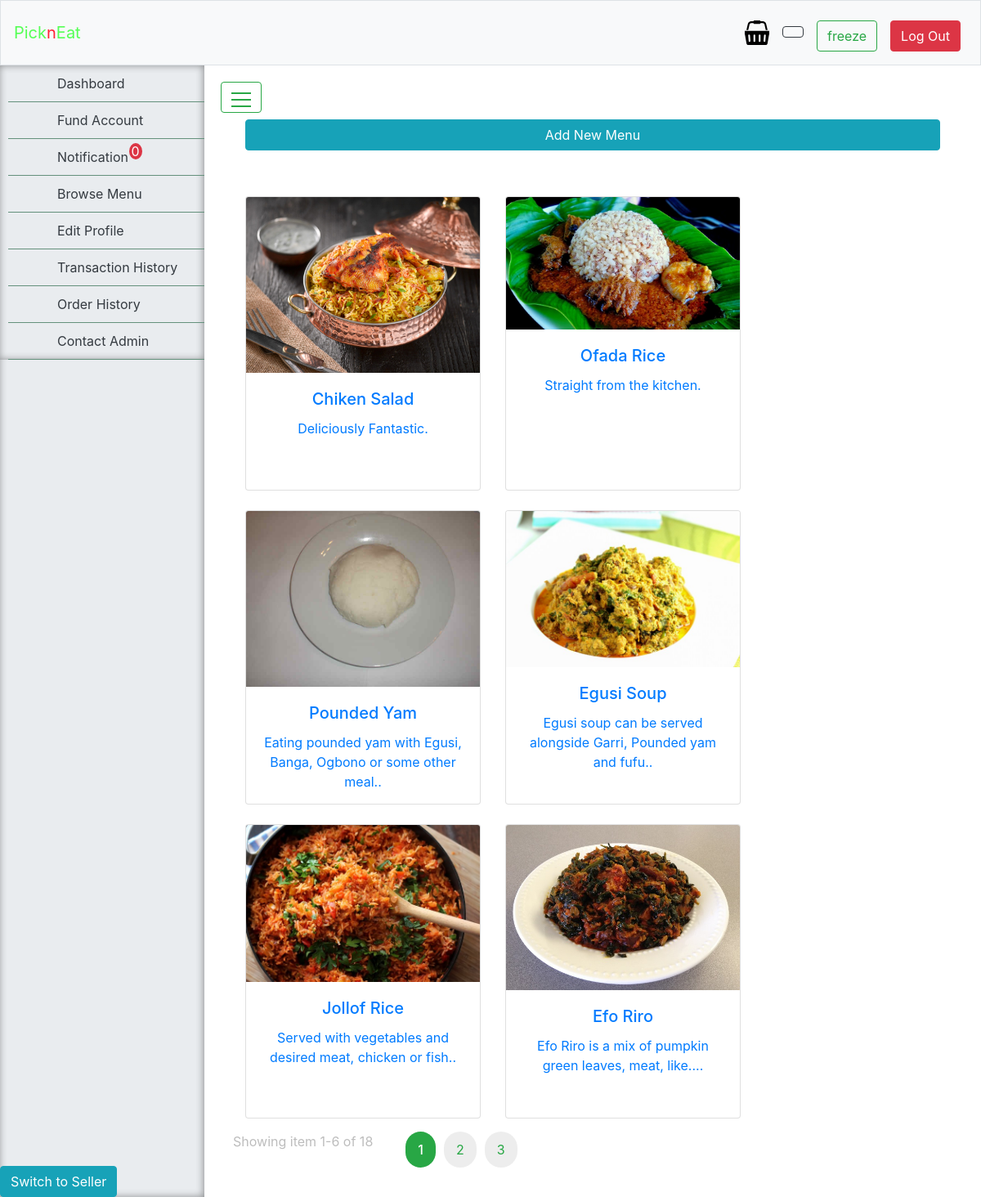
The page /manage_menu (signed in) on the database its author committed.
### tables this page shows
CREATE TABLE "menu" (
	"id"	INTEGER NOT NULL PRIMARY KEY AUTOINCREMENT UNIQUE,
	"image"	TEXT NOT NULL,
	"vendor"	TEXT NOT NULL,
	"status"	TEXT NOT NULL DEFAULT 'available',
	"vendor_status"	TEXT NOT NULL DEFAULT 'active',
	"time_stamp"	TEXT NOT NULL,
	"name"	TEXT NOT NULL,
	"price"	NUMERIC NOT NULL,
	"description"	TEXT
);

### router/router.py (the view)
    @app.route("/manage_menu")
    @login_required
    @vendor_route_guard
    def menu_manage():
        return menu_handler(database)

### application.py (called while the page is built)
@app.after_request
def after_request(response):
    response.headers["Cache-Control"] = "no-cache, no-store, must-revalidate"
    response.headers["Expires"] = 0
    response.headers["Pragma"] = "no-cache"
    return response

### controllers/menu.py (called while the page is built)
def menu_handler(database):
    menus = database.execute("SELECT * FROM menu WHERE vendor=:username", username=session.get("username"))
    return render_template("vendor_menu.html", menus=menus)

### controllers/user.py (called while the page is built)
def login_required(f):
    @wraps(f)
    def decorated_function(*args, **kwargs):
        if not session.get("username"):
            return redirect("/login")
        return f(*args, **kwargs)
    return decorated_function

def vendor_route_guard(f):
    @wraps(f)
    def decorated_function(*args, **kwargs):
        if session["user_type"] != "vendor":
            session.clear()
            flash("Out of bound, please login", "danger")
            return redirect("/login")
        return f(*args, **kwargs)
    return decorated_function

### templates/vendor_menu.html (shortened to what this page needs)
{%extends "layout2.html" %}
{% block main %}
<div class="container ">
    <div>
        <a href="/add_menu">
          <button type="submit" class="btn btn-info btn-block">Add New Menu</button>
        </a>
    </div>
    <div class="row items-container mt-5">
      {% for menu in menus %}
      <a href="/edit_menu/{{menu['id']}}">
        <div class="col-md-3 col-sm-12 mt-2 mb-3 text-center item item-visible">
          <div class="card" style="width: 18rem; height:45vh;">
                <img src={{menu["image"]}}  type="submit" class="card-img-top" alt="Preview Unavailiable">
                <div class="card-body">
                  <h5 class="card-title">{{menu["name"]}}</h5>
                  <p class="card-text">{{menu["description"] | truncate(60)}}.</p>
                </div>
            </div>
          </div>
        </a>
      {% endfor %}
    </div>
    <div class="row">
      <div class="pagination-indicator"></div>
      <ul class="pagination-container"></ul>
    </div>
</div>
{% endblock %}

### static/styles.css (style rules this page uses)
a:link { text-decoration: none; }
.items-container { margin-top: 50px; min-height: 160px; }
.pagination-indicator { display: block; font-size: 16px; color: rgb(189, 189, 189); text-align: left; }
.pagination-container { list-style: none; }

### rows shown on the page
menu: image (picture), name "Chiken Salad", description "Deliciously Fantastic"
menu: image (picture), name "Ofada Rice", description "Straight from the kitchen"
menu: image (picture), name "Pounded Yam", description "Eating pounded yam with Egusi, Banga, Ogbono or some other meal."
menu: image (picture), name "Egusi Soup", description "Egusi soup can be served alongside Garri, Pounded yam and fufu."
menu: image (picture), name "Jollof Rice", description "Served with vegetables and desired meat, chicken or fish."
menu: image (picture), name "Efo Riro", description "Efo Riro is a mix of pumpkin green leaves, meat, like..."

### other values the page prints
{{ session["username"] }} "freeze"
